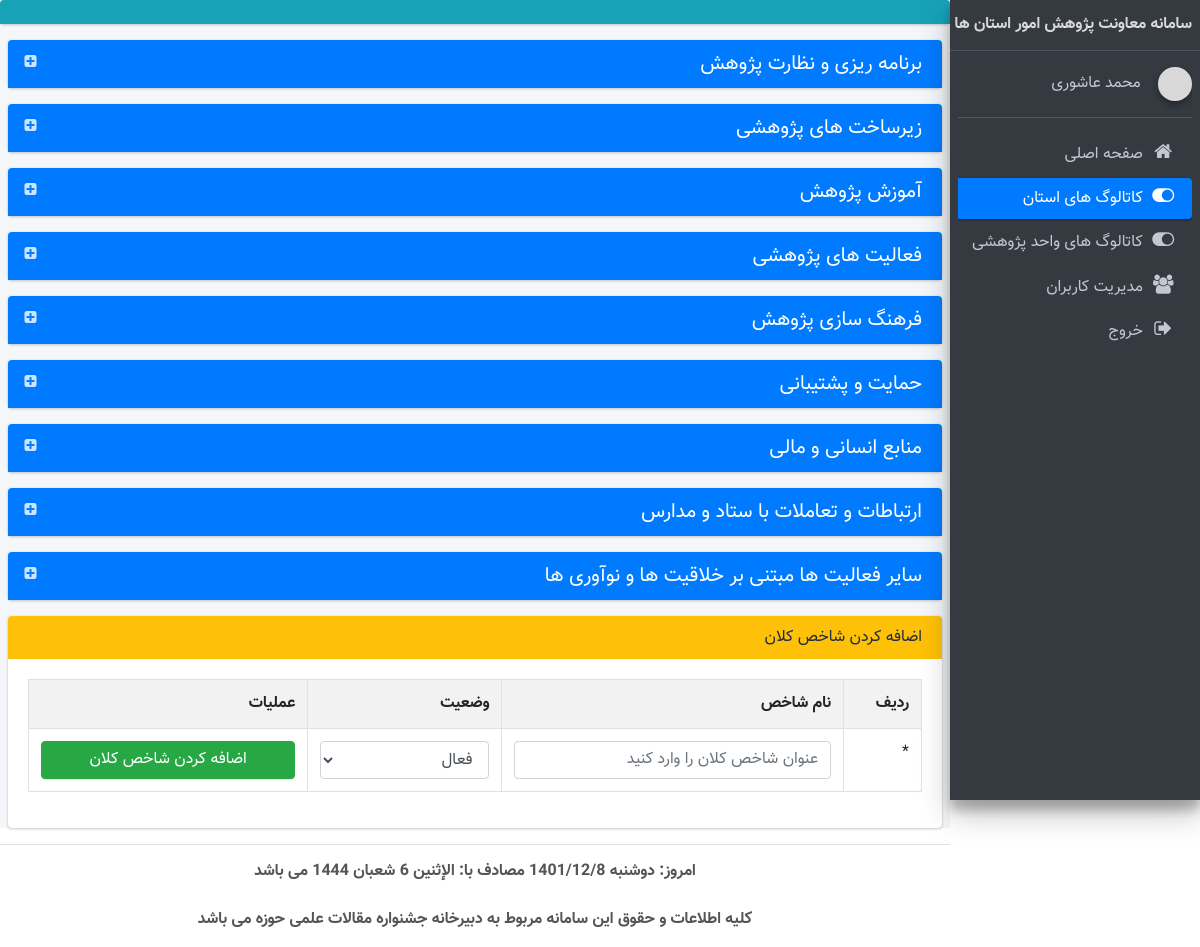
Screenshot of /state_catalogs.php (signed in) with the database file from the repository.
### tables this page shows
CREATE TABLE IF NOT EXISTS `users` (
  `id` int NOT NULL AUTO_INCREMENT,
  `username` varchar(100) NOT NULL,
  `password` text NOT NULL,
  `name` varchar(100) NOT NULL,
  `family` varchar(200) NOT NULL,
  `national_code` varchar(100) NOT NULL,
  `gender` varchar(10) NOT NULL,
  `phone` varchar(11) NOT NULL,
  `address` text,
  `state` varchar(100) DEFAULT NULL,
  `city` varchar(100) DEFAULT NULL,
  `unit` varchar(200) DEFAULT NULL,
  `type` int NOT NULL COMMENT 'نوع کاربری\r\nمدرسه:1\r\nاستان:2\r\nستاد:3',
  `approved` int NOT NULL DEFAULT '1',
  `position` varchar(50) DEFAULT NULL COMMENT 'سمت',
  `contract_method` varchar(100) DEFAULT NULL COMMENT 'نوع قرارداد',
  `adder` varchar(150) NOT NULL,
  `added_date` varchar(25) NOT NULL,
  `editor` int DEFAULT NULL,
  `edited_date` varchar(25) DEFAULT NULL,
  PRIMARY KEY (`id`)
);

CREATE TABLE IF NOT EXISTS `menus` (
  `id` int NOT NULL AUTO_INCREMENT,
  `subject` varchar(250) NOT NULL,
  `link` text NOT NULL,
  `icon` varchar(50) NOT NULL,
  `access` varchar(20) NOT NULL,
  `Is_Parent` tinyint NOT NULL,
  `childs` varchar(10) DEFAULT NULL,
  PRIMARY KEY (`id`)
);

CREATE TABLE IF NOT EXISTS `macro_index_options` (
  `id` int NOT NULL AUTO_INCREMENT,
  `subject` varchar(500) NOT NULL,
  `status` char(1) NOT NULL COMMENT 'برای استان باشد یا مدرسه؟\nاستان: 1\nمدرسه: 2\nستاد: 3',
  `active` char(1) NOT NULL DEFAULT '1',
  `adder` int NOT NULL,
  `added_date` varchar(25) NOT NULL,
  PRIMARY KEY (`id`),
  KEY `fk_macro_index_options_users` (`adder`)
);

### state_catalogs.php (the view, shortened to what this page needs)
<?php include_once __DIR__ . '/header.php';
if ($_SESSION['head']==3):
?>
<?php
$query = mysqli_query($connection, "Select * from macro_index_options where status=1");
foreach ($query as $macros):
    $macro_id = $macros['id'];
    ?>
    <section class="content" id="<?php echo "section" . $macro_id; ?>">
        <div class="card card-primary collapsed-card">
            <div class="card-header">
                <h4 class="card-title">
                    <?php echo $macros['subject']; ?>
                </h4>
                <div class="card-tools">
                    <button onclick="ChangeMacroTabToolsIcon(<?php echo $macro_id; ?>)" type="button"
                            class="btn btn-tool" data-widget="collapse"><i id="MacroIconID<?php echo $macro_id; ?>"
                                                                           class="fa fa-plus-square"></i></button>
                </div>
            </div>
    </section>
<?php
endforeach;
?>
<section class="content">
    <div class="card card-warning">
        <div class="card-header">
            <h4 class="card-title" style="font-size: 16px">
            </h4>
        </div>
        <div class="card-body">
            <form method="post" action="build/php/inc/Add_State_Macro_Index_Option.php">
                <table class="table table-bordered table-striped" id="myTable">
                    <tr>
                        <th>ردیف</th>
                        <th>نام شاخص</th>
                        <th>وضعیت</th>
                        <th>عملیات</th>
                    </tr>
                    <tr>
                        <td>*</td>
                        <td>
                            <input type="text" class="form-control" id="macro_subject"
                                   placeholder="عنوان شاخص کلان را وارد کنید" name="macro_subject">
                        </td>
                        <td>
                            <select class="form-control select2" data-placeholder=""
                                    style="width: 100%;text-align: right" name="active" id="active">
                                <option selected value="1">
                                    فعال
                                </option>
                            </select>
                        </td>
                        <td>
                            <input type="submit" value="اضافه کردن شاخص کلان" class="btn btn-block btn-success"
                                   name="add_macro">
                        </td>
                    </tr>
                </table>
            </form>
        </div>
    </div>
</section>
</div>
<?php
endif;
include_once __DIR__ . '/footer.php'; ?>

### header.php (shortened to what this page needs)
<?php
include_once 'config/connection.php';
@$user=$_SESSION['id'];
$query=mysqli_query($connection,"select * from users where id='$user'");
foreach ($query as $User_Info){}
?>
<!DOCTYPE html>
<html lang="en" dir="rtl">
<head>
    <link rel="stylesheet" href="plugins/font-awesome/css/font-awesome.min.css">
    <link rel="stylesheet" href="dist/css/adminlte.min.css">
    <link rel="stylesheet" href="plugins/select2/select2.min.css">
    <link rel="stylesheet" href="dist/css/bootstrap-rtl.min.css">
    <link rel="stylesheet" href="dist/css/custom-style.css">
    <link rel="stylesheet" href="https://maxcdn.bootstrapcdn.com/font-awesome/4.4.0/css/font-awesome.min.css">
    <link rel="stylesheet" href="plugins/daterangepicker/daterangepicker-bs3.css">
    <link rel="stylesheet" href="plugins/iCheck/all.css">
    <link rel="stylesheet" href="plugins/colorpicker/bootstrap-colorpicker.min.css">
    <link rel="stylesheet" href="plugins/timepicker/bootstrap-timepicker.min.css">
    <link rel="stylesheet" href="dist/css/persian-datepicker.min.css">
    <link rel="stylesheet" type="text/css" href="/bower_components/select2/dist/css/select2.min.css">
    <link rel="stylesheet" href="plugins/timepicker/bootstrap-timepicker.min.css">
    <link rel="stylesheet" href="dist/css/bootstrap-rtl.min.css">
    <link rel="stylesheet" href="dist/css/custom-style.css">
</head>
<body class="hold-transition sidebar-mini">
<div class="wrapper">
    <aside class="main-sidebar sidebar-dark-primary elevation-4">
        <a href="index.php" class="brand-link">
            <center>
                <span class="brand-text font-weight-bold">سامانه معاونت پژوهش امور استان ها</span>
            </center>
        </a>
        <div class="sidebar">
            <div>
                <div class="user-panel mt-3 pb-3 mb-3 d-flex">
                    <div class="image">
                        <img src="dist/img/boxed-bg.jpg" class="img-circle elevation-2" alt="User Image">
                    </div>
                    <div class="info">
                        <a href="#" class="d-block">
                            <?php echo $User_Info['name'].' '.$User_Info['family'] ?>
                        </a>
                    </div>
                </div>
                <?php include_once __DIR__.'/menus.php'; ?>
            </div>
        </div>
    </aside>
    <div class="content-wrapper">
        <div class="card card-info">
            <div class="card-header">
            </div>
        </div>

### menus.php (shortened to what this page needs)
<nav class="mt-2">
    <ul class="nav nav-pills nav-sidebar flex-column" data-widget="treeview" role="menu" data-accordion="false">
        <?php
        $type = $_SESSION['head'];
        $query = mysqli_query($connection, "select * from menus where access like '%$type%'");
        foreach ($query as $menus) {
            if ($menus['Is_Parent'] == 0) {
                ?>
                <li class="nav-item">
                    <a href="<?php echo $menus['link'] ?>"
                       class="nav-link <?php $self = explode('/', $_SERVER['PHP_SELF']);
                       $self = end($self);
                       if ($self == $menus['link']) {
                           echo 'active';
                       } ?>">
                        <i class="fa <?php echo $menus['icon'] ?> nav-icon"></i>
                        <p><?php echo $menus['subject'] ?></p>
                    </a>
                </li>
                <?php
            }
        }
        ?>
    </ul>
</nav>

### footer.php (shortened to what this page needs)
<footer class="main-footer">
    <center>
        <strong style="position: center;">
            <br><br>
        </strong>
    </center>
</footer>
</div>
</body>
</html>

### rows the page displays
users: name "محمد", family "عاشوری"
menus: subject "صفحه اصلی"
menus: subject "کاتالوگ های استان"
menus: subject "کاتالوگ های واحد پژوهشی"
menus: subject "مدیریت کاربران"
menus: subject "خروج"
macro_index_options: subject "برنامه ریزی و نظارت پژوهش"
macro_index_options: subject "زیرساخت های پژوهشی"
macro_index_options: subject "آموزش پژوهش"
macro_index_options: subject "فعالیت های پژوهشی"
macro_index_options: subject "فرهنگ سازی پژوهش"
macro_index_options: subject "حمایت و پشتیبانی"
